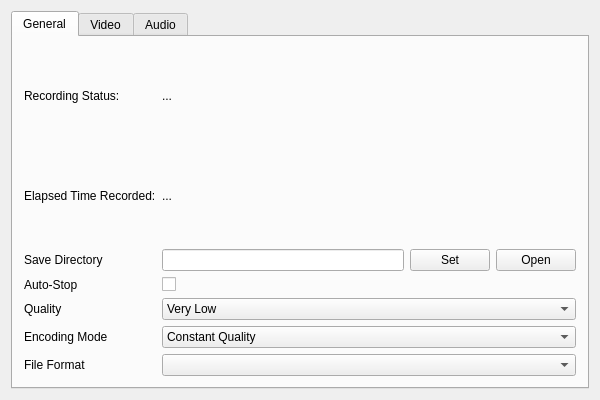
<?xml version="1.0" encoding="UTF-8"?>
<ui version="4.0">
 <class>VideoDeviceRecordingPropertiesWidgetClass</class>
 <widget class="QWidget" name="VideoDeviceRecordingPropertiesWidgetClass">
  <property name="geometry">
   <rect>
    <x>0</x>
    <y>0</y>
    <width>600</width>
    <height>400</height>
   </rect>
  </property>
  <property name="windowTitle">
   <string>VideoDeviceRecordingPropertiesWidget</string>
  </property>
  <layout class="QGridLayout" name="gridLayout">
   <item row="0" column="0">
    <widget class="QTabWidget" name="tabs">
     <property name="currentIndex">
      <number>0</number>
     </property>
     <widget class="QWidget" name="tabGeneral">
      <attribute name="title">
       <string>General</string>
      </attribute>
      <layout class="QGridLayout" name="gridLayout_3">
       <item row="2" column="0">
        <widget class="QLabel" name="label_8">
         <property name="text">
          <string>Save Directory</string>
         </property>
        </widget>
       </item>
       <item row="3" column="1" colspan="3">
        <widget class="QCheckBox" name="checkboxAutoStop">
         <property name="text">
          <string/>
         </property>
        </widget>
       </item>
       <item row="0" column="1" colspan="3">
        <widget class="QLabel" name="labelRecordingStatus">
         <property name="text">
          <string>...</string>
         </property>
        </widget>
       </item>
       <item row="4" column="1" colspan="3">
        <widget class="QComboBox" name="dropdownQuality">
         <item>
          <property name="text">
           <string>Very Low</string>
          </property>
         </item>
         <item>
          <property name="text">
           <string>Low</string>
          </property>
         </item>
         <item>
          <property name="text">
           <string>Normal</string>
          </property>
         </item>
         <item>
          <property name="text">
           <string>High</string>
          </property>
         </item>
         <item>
          <property name="text">
           <string>Very High</string>
          </property>
         </item>
        </widget>
       </item>
       <item row="3" column="0">
        <widget class="QLabel" name="label_12">
         <property name="text">
          <string>Auto-Stop</string>
         </property>
        </widget>
       </item>
       <item row="0" column="0">
        <widget class="QLabel" name="label">
         <property name="text">
          <string>Recording Status: </string>
         </property>
        </widget>
       </item>
       <item row="5" column="1" colspan="3">
        <widget class="QComboBox" name="dropdownEncodingMode">
         <item>
          <property name="text">
           <string>Constant Quality</string>
          </property>
         </item>
         <item>
          <property name="text">
           <string>Constant Bitrate</string>
          </property>
         </item>
         <item>
          <property name="text">
           <string>Average Bitrate</string>
          </property>
         </item>
         <item>
          <property name="text">
           <string>Two Pass</string>
          </property>
         </item>
        </widget>
       </item>
       <item row="2" column="2">
        <widget class="QPushButton" name="buttonSetOutput">
         <property name="text">
          <string>Set</string>
         </property>
        </widget>
       </item>
       <item row="2" column="3">
        <widget class="QPushButton" name="buttonOpenOutput">
         <property name="text">
          <string>Open</string>
         </property>
        </widget>
       </item>
       <item row="1" column="1" colspan="3">
        <widget class="QLabel" name="labelElapsedTime">
         <property name="text">
          <string>...</string>
         </property>
        </widget>
       </item>
       <item row="2" column="1">
        <widget class="QLineEdit" name="inputSaveDirectory">
         <property name="readOnly">
          <bool>true</bool>
         </property>
        </widget>
       </item>
       <item row="1" column="0">
        <widget class="QLabel" name="label_18">
         <property name="text">
          <string>Elapsed Time Recorded:</string>
         </property>
        </widget>
       </item>
       <item row="5" column="0">
        <widget class="QLabel" name="label_4">
         <property name="text">
          <string>Encoding Mode</string>
         </property>
        </widget>
       </item>
       <item row="4" column="0">
        <widget class="QLabel" name="label_3">
         <property name="text">
          <string>Quality</string>
         </property>
        </widget>
       </item>
       <item row="6" column="1" colspan="3">
        <widget class="QComboBox" name="dropdownFileFormat"/>
       </item>
       <item row="6" column="0">
        <widget class="QLabel" name="label_17">
         <property name="text">
          <string>File Format</string>
         </property>
        </widget>
       </item>
      </layout>
     </widget>
     <widget class="QWidget" name="tabVideo">
      <attribute name="title">
       <string>Video</string>
      </attribute>
      <layout class="QGridLayout" name="gridLayout_2">
       <item row="4" column="0">
        <widget class="QLabel" name="label_6">
         <property name="text">
          <string>Resolution Width</string>
         </property>
        </widget>
       </item>
       <item row="3" column="0">
        <widget class="QLabel" name="label_2">
         <property name="text">
          <string>Frame Rate</string>
         </property>
        </widget>
       </item>
       <item row="5" column="1">
        <widget class="QSpinBox" name="spinboxHeight">
         <property name="maximum">
          <number>999999</number>
         </property>
         <property name="value">
          <number>0</number>
         </property>
        </widget>
       </item>
       <item row="4" column="1">
        <widget class="QSpinBox" name="spinboxWidth">
         <property name="maximum">
          <number>999999</number>
         </property>
        </widget>
       </item>
       <item row="2" column="1">
        <widget class="QSpinBox" name="spinboxBitrate">
         <property name="maximum">
          <number>15000</number>
         </property>
         <property name="singleStep">
          <number>100</number>
         </property>
         <property name="value">
          <number>0</number>
         </property>
        </widget>
       </item>
       <item row="3" column="1">
        <widget class="QSpinBox" name="spinboxFrameRate"/>
       </item>
       <item row="2" column="0">
        <widget class="QLabel" name="label_5">
         <property name="text">
          <string>Bitrate</string>
         </property>
        </widget>
       </item>
       <item row="1" column="1">
        <widget class="QComboBox" name="dropdownVideoCodec"/>
       </item>
       <item row="1" column="0">
        <widget class="QLabel" name="label_13">
         <property name="text">
          <string>Codec</string>
         </property>
        </widget>
       </item>
       <item row="5" column="0">
        <widget class="QLabel" name="label_7">
         <property name="text">
          <string>Resolution Height</string>
         </property>
        </widget>
       </item>
       <item row="0" column="0">
        <widget class="QLabel" name="label_15">
         <property name="text">
          <string>Device</string>
         </property>
        </widget>
       </item>
       <item row="0" column="1">
        <widget class="QLabel" name="labelVideoDevice">
         <property name="text">
          <string>...</string>
         </property>
        </widget>
       </item>
      </layout>
     </widget>
     <widget class="QWidget" name="tabAudio">
      <attribute name="title">
       <string>Audio</string>
      </attribute>
      <layout class="QGridLayout" name="gridLayout_4">
       <item row="3" column="0">
        <widget class="QLabel" name="label_11">
         <property name="text">
          <string>Sample Rate</string>
         </property>
        </widget>
       </item>
       <item row="3" column="1">
        <widget class="QSpinBox" name="spinboxSampleRate">
         <property name="maximum">
          <number>99999</number>
         </property>
        </widget>
       </item>
       <item row="4" column="1">
        <widget class="QSpinBox" name="spinboxChannels">
         <property name="maximum">
          <number>6</number>
         </property>
        </widget>
       </item>
       <item row="4" column="0">
        <widget class="QLabel" name="label_10">
         <property name="text">
          <string>Channels</string>
         </property>
        </widget>
       </item>
       <item row="2" column="1">
        <widget class="QSpinBox" name="spinboxAudioBitrate">
         <property name="maximum">
          <number>99999</number>
         </property>
         <property name="singleStep">
          <number>100</number>
         </property>
        </widget>
       </item>
       <item row="1" column="0">
        <widget class="QLabel" name="label_14">
         <property name="text">
          <string>Codec</string>
         </property>
        </widget>
       </item>
       <item row="1" column="1">
        <widget class="QComboBox" name="dropdownAudioCodec"/>
       </item>
       <item row="2" column="0">
        <widget class="QLabel" name="label_9">
         <property name="text">
          <string>Bitrate</string>
         </property>
        </widget>
       </item>
       <item row="0" column="0">
        <widget class="QLabel" name="label_16">
         <property name="text">
          <string>Device</string>
         </property>
        </widget>
       </item>
       <item row="0" column="1">
        <widget class="QLabel" name="labelAudioDevice">
         <property name="text">
          <string>...</string>
         </property>
        </widget>
       </item>
      </layout>
     </widget>
    </widget>
   </item>
  </layout>
 </widget>
 <layoutdefault spacing="6" margin="11"/>
 <resources/>
 <connections/>
</ui>
